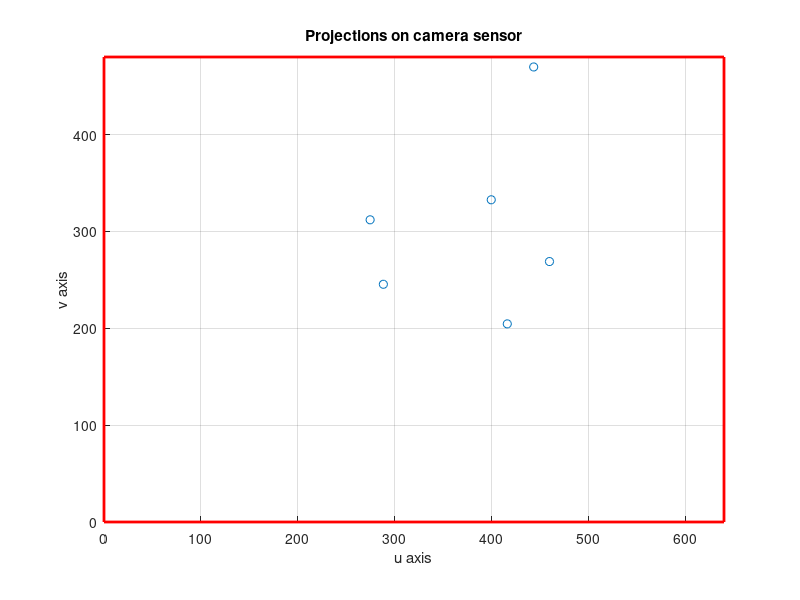

Write the MATLAB code that produced this figure. (Note: this script raises an error after producing the figure.)
% VP lab 2
% Daudt
% 10/03/16

clear all
close all
clc

%% Part 1

display('Part 1');

%% Step 1

au=557.0943; av=712.9824; u0=326.3819; v0=298.6679;
f=80;
Tx=100; Ty=0; Tz=1500;
Phix=0.8*pi/2; Phiy=-1.8*pi/2; Phix1=pi/5;  % Euler XYX1
sx = 640; sy = 480;% Image size:640x480
display('Intrisnic and extrisnic parameters set');

%% Step 2

T_int = [au 0 u0 0;0 av v0 0;0 0 1 0];
R1 = [1 0 0 0;0 cos(Phix) -sin(Phix) 0;0 sin(Phix) cos(Phix) 0;0 0 0 1];
R2 = [cos(Phiy) 0 sin(Phiy) 0;0 1 0 0;-sin(Phiy) 0 cos(Phiy) 0;0 0 0 1];
R3 = [1 0 0 0;0 cos(Phix1) -sin(Phix1) 0;0 sin(Phix1) cos(Phix1) 0;0 0 0 1];
T_ext = R1*R2*R3;
R = T_ext(1:3,1:3); % For part 10
translation = [Tx;Ty;Tz];
T_ext(1:3,4) = translation;
T = T_int*T_ext;
T = T/T(end,end);
display('Intrisnic and extrisnic transformation matrices calculated');

%% Step 3

num_points = 6;
points = 960*rand(3,num_points)-480;
points(4,:) = ones(1,num_points)
display('Random points generated');

%% Step 4

projections = T*points;
projections_sc = projections;
for i = 1:3
    projections_sc(i,:) = projections(i,:)./projections(3,:);
end
display('Projections calculated');

%% Step 5

figure;
scatter(projections_sc(1,:),projections_sc(2,:));
hold on;
plot([0 sx sx 0 0],[0 0 sy sy 0],'r','LineWidth',2);
axis([0 sx 0 sy],'equal');
grid on;
title('Projections on camera sensor');
xlabel('u axis');
ylabel('v axis');
display('Projections displayed');

%% Step 6

A_hall = hall_cc(points,projections_sc);

%% Step 7

ratio_pure = A_hall./T

%% Step 8

projections_noisy = projections_sc;
for i = 1:num_points
    if rand() <= 0.95
        projections_noisy(:,i) = projections_noisy(:,i) + [(2*rand(2,1)-1);0];
    end
end

A_hall6 = hall_cc(points,projections_noisy);
ratio_noisy6 = A_hall6./T

noisy_projections = A_hall6*points;
noisy_projections_sc = noisy_projections./[noisy_projections(3,:);noisy_projections(3,:);noisy_projections(3,:)];
proj_diff6 = projections_sc - noisy_projections_sc;
dist6 = sqrt(proj_diff6(1,:).^2+proj_diff6(2,:).^2);
mean_diff6 = mean(dist6)

%% Step 9 - 10 points

% Step 3
num_points = 10;
points10 = 960*rand(3,num_points)-480;
points10(4,:) = ones(1,num_points);

% Step 4
projections10 = T*points10;
projections_sc10 = projections10;
for i = 1:3
    projections_sc10(i,:) = projections10(i,:)./projections10(3,:);
end

% Step 8
projections_noisy10 = projections_sc10;
for i = 1:num_points
    if rand() <= 0.95
        projections_noisy10(:,i) = projections_noisy10(:,i) + [(2*rand(2,1)-1);0];
    end
end

A_hall10 = hall_cc(points10,projections_noisy10);
ratio_noisy10 = A_hall10./T
noisy_projections = A_hall10*points10;
noisy_projections_sc10 = noisy_projections./[noisy_projections(3,:);noisy_projections(3,:);noisy_projections(3,:)];
proj_diff10 = projections_sc10 - noisy_projections_sc10;
dist10 = sqrt(proj_diff10(1,:).^2+proj_diff10(2,:).^2);
mean_diff10 = mean(dist10)

%% Step 9 - 50 points

% Step 3
num_points = 50;
points50 = 960*rand(3,num_points)-480;
points50(4,:) = ones(1,num_points);

% Step 4
projections50 = T*points50;
projections_sc50 = projections50;
for i = 1:3
    projections_sc50(i,:) = projections50(i,:)./projections50(3,:);
end

% Step 8
projections_noisy50 = projections_sc50;
for i = 1:num_points
    if rand() <= 0.95
        projections_noisy50(:,i) = projections_noisy50(:,i) + [(2*rand(2,1)-1);0];
    end
end

A_hall50 = hall_cc(points50,projections_noisy50);
ratio_noisy50 = A_hall50./T
noisy_projections = A_hall50*points50;
noisy_projections_sc50 = noisy_projections./[noisy_projections(3,:);noisy_projections(3,:);noisy_projections(3,:)];
proj_diff50 = projections_sc50 - noisy_projections_sc50;
dist50 = sqrt(proj_diff50(1,:).^2+proj_diff50(2,:).^2);
mean_diff50 = mean(dist50)

%% Step 9 - 200 points

% Step 3
num_points = 200;
points200 = 960*rand(3,num_points)-480;
points200(4,:) = ones(1,num_points);

% Step 4
projections200 = T*points200;
projections_sc200 = projections200;
for i = 1:3
    projections_sc200(i,:) = projections200(i,:)./projections200(3,:);
end

% Step 8
projections_noisy200 = projections_sc200;
for i = 1:num_points
    if rand() <= 0.95
        projections_noisy200(:,i) = projections_noisy200(:,i) + [(2*rand(2,1)-1);0];
    end
end

A_hall200 = hall_cc(points200,projections_noisy200);
ratio_noisy200 = A_hall200./T
noisy_projections = A_hall200*points200;
noisy_projections_sc200 = noisy_projections./[noisy_projections(3,:);noisy_projections(3,:);noisy_projections(3,:)];
proj_diff200 = projections_sc200 - noisy_projections_sc200;
dist200 = sqrt(proj_diff200(1,:).^2+proj_diff200(2,:).^2);
mean_diff200 = mean(dist200)


%% Part 2

display('Part 2');

%% Step 10

X = faugeras_cc(points,projections_sc);

intrinsics = faugeras_compute_intrinsics(X);
extrinsics = faugeras_compute_extrinsics(X);
faug_A = faugeras_compute_pm(X)

au_diff = au - intrinsics(1,1)
u0_diff = u0 - intrinsics(1,3)
av_diff = av - intrinsics(2,2)
v0_diff = v0 - intrinsics(2,3)

R_diff = extrinsics(1:3,1:3) - R
t_diff = norm(extrinsics(1:3,4) - translation)

%% Step 11 with [-1,1]

projections_noisy1 = projections_sc;
for i = 1:size(projections_sc,1)
    if rand() <= 0.95
        projections_noisy1(:,i) = projections_noisy1(:,i) + [(2*rand(2,1)-1);0];
    end
end

X1 = faugeras_cc(points,projections_noisy1);

intrinsics1 = faugeras_compute_intrinsics(X1);
extrinsics1 = faugeras_compute_extrinsics(X1);
faug_A1 = faugeras_compute_pm(X1)

au_diff1 = au - intrinsics1(1,1)
u0_diff1 = u0 - intrinsics1(1,3)
av_diff1 = av - intrinsics1(2,2)
v0_diff1 = v0 - intrinsics1(2,3)

R_diff1 = extrinsics1(1:3,1:3) - R
t_diff1 = norm(extrinsics1(1:3,4) - translation)

%% Step 11 with [-2,2]

projections_noisy2 = projections_sc;
for i = 1:size(projections_sc,1)
    if rand() <= 0.95
        projections_noisy2(:,i) = projections_noisy2(:,i) + [(4*rand(2,1)-2);0];
    end
end

X2 = faugeras_cc(points,projections_noisy2);

intrinsics2 = faugeras_compute_intrinsics(X2);
extrinsics2 = faugeras_compute_extrinsics(X2);
faug_A2 = faugeras_compute_pm(X2)

au_diff2 = au - intrinsics2(1,1)
u0_diff2 = u0 - intrinsics2(1,3)
av_diff2 = av - intrinsics2(2,2)
v0_diff2 = v0 - intrinsics2(2,3)

R_diff2 = extrinsics2(1:3,1:3) - R
t_diff2 = norm(extrinsics2(1:3,4) - translation)

%% Step 11 with [-3,3]

projections_noisy3 = projections_sc;
for i = 1:size(projections_sc,1)
    if rand() <= 0.95
        projections_noisy3(:,i) = projections_noisy3(:,i) + [(6*rand(2,1)-3);0];
    end
end

X3 = faugeras_cc(points,projections_noisy3);

intrinsics3 = faugeras_compute_intrinsics(X3);
extrinsics3 = faugeras_compute_extrinsics(X3);
faug_A3 = faugeras_compute_pm(X3)

au_diff3 = au - intrinsics3(1,1)
u0_diff3 = u0 - intrinsics3(1,3)
av_diff3 = av - intrinsics3(2,2)
v0_diff3 = v0 - intrinsics3(2,3)

R_diff3 = extrinsics3(1:3,1:3) - R
t_diff3 = norm(extrinsics3(1:3,4) - translation)

%% Part 3

display('Part 3');

%% Step 12

% Fix XYX1
% Fix points
% Fix Tx, Ty, Tz

% Camera axes on real world coordinates
xc = R(:,1);
yc = R(:,2);
zc = R(:,3);

% Find camera center with respect to world coordinate system
t = -R'*translation;

% Scatter plot points
figure;
scatter3(points(1,:),points(2,:),points(3,:),'gd','LineWidth',3);
hold on;
axis('equal');

%  Plot camera plane
corners = [];
corners = [corners px2world(0,0,f,au,u0,av,v0,R,t)];
corners = [corners px2world(sx,0,f,au,u0,av,v0,R,t)];
corners = [corners px2world(0,sy,f,au,u0,av,v0,R,t)];
corners = [corners px2world(sx,sy,f,au,u0,av,v0,R,t)];
surf(reshape(corners(1,:),[2 2]),reshape(corners(2,:),[2 2]),reshape(corners(3,:),[2 2]));

% Plot camera coordinate system
quiver3([t(1) t(1) t(1)]',[t(2) t(2) t(2)]',[t(3) t(3) t(3)]',xc,yc,zc,50,'k');
scatter3(t(1),t(2),t(3),'mh','Linewidth',3);

% Scatter plot points on camera plane and lines from camera center to points
for i = 1:size(points,2)
    p = T*points(:,i);
    x = p(1)/p(3);
    y = p(2)/p(3);
    c = px2world(x,y,f,au,u0,av,v0,R,t);
    scatter3(c(1),c(2),c(3),'r','LineWidth',2);
    
    plot3([t(1) points(1,i)],[t(2) points(2,i)],[t(3) points(3,i)],'b');
end

title('3D representation of the scene (world coordinates)');
xlabel('X axis');
ylabel('Y axis');
zlabel('Z axis');